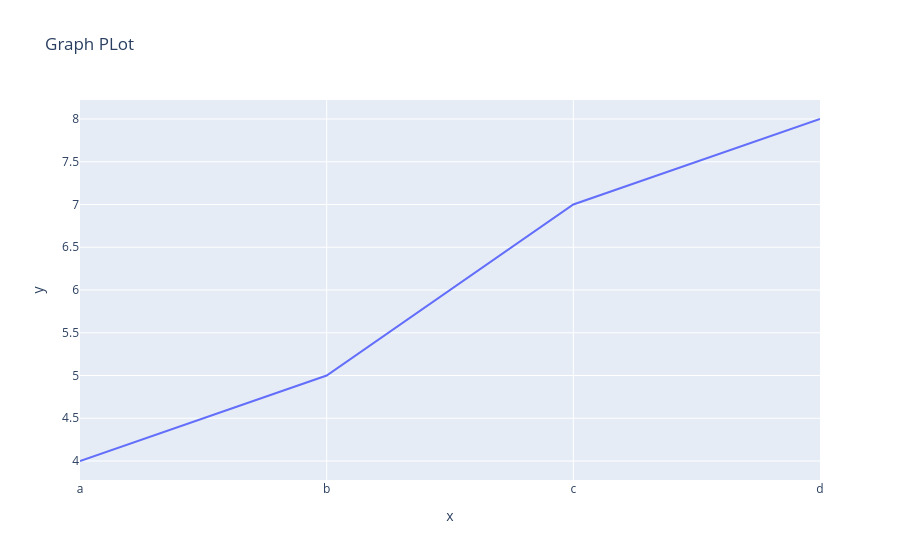

Notebook code for this chart:
### Markdown cell above
## ⚡ Final One-Liner

* Plotly figures are nested attribute trees, where data, layout, and frames control everything—and you modify them using structured paths or update methods.

### Code cell
fig.update_layout(title_text = 'Graph PLot')

### Figure 1 — Plotly figure (JSON) as saved in the notebook; plotly's stock layout.template omitted (floating-point values rounded to 4 significant figures)
{"data": [{"hovertemplate": "x=%{x}<br>y=%{y}<extra></extra>", "legendgroup": "", "line": {"color": "#636efa", "dash": "solid"}, "marker": {"symbol": "circle"}, "mode": "lines", "name": "", "orientation": "v", "showlegend": false, "type": "scatter", "x": ["a", "b", "c", "d"], "xaxis": "x", "y": [4, 5, 7, 8], "yaxis": "y"}], "layout": {"legend": {"tracegroupgap": 0}, "title": {"text": "Graph PLot"}, "xaxis": {"anchor": "y", "domain": [0, 1], "title": {"text": "x"}}, "yaxis": {"anchor": "x", "domain": [0, 1], "title": {"text": "y"}}}}
